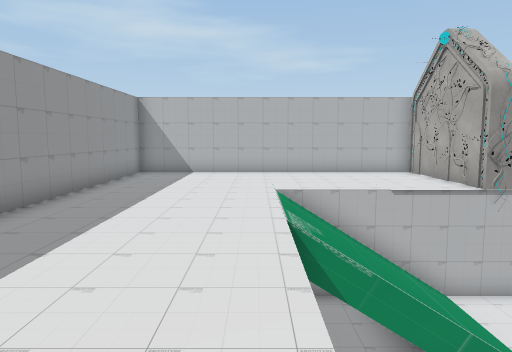
View 1 (above)

17 first-person views from a walk through a scene from a Unity 3-D project. The camera is 1.4 m above the floor, tilts 6° down and sees 70° across. The floor is counted in squares, 1 m on a side. Each view is taken from the middle of a square. On the plan, view 1 faces up. The plan holds only what a view shows up to about 16 squares ahead; the rest is blank. The place goes on beyond the plan. The player character is not drawn. Some surface patterns are stand-ins.

View 2
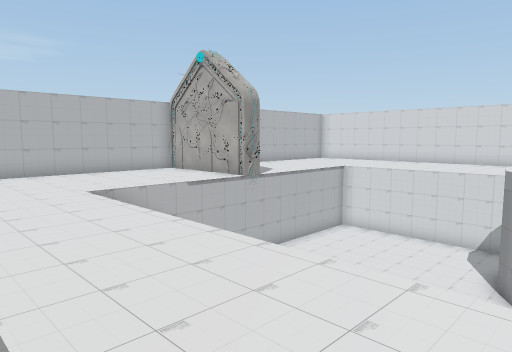

View 3
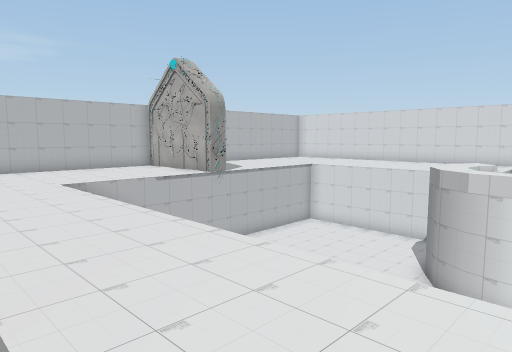

View 4
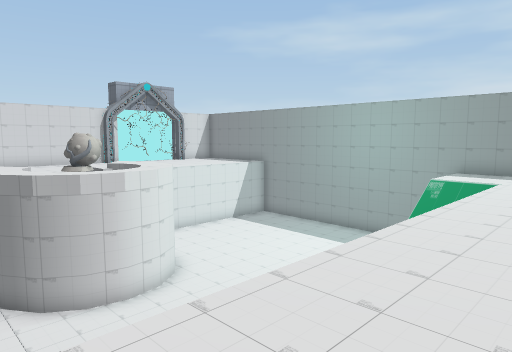

View 5
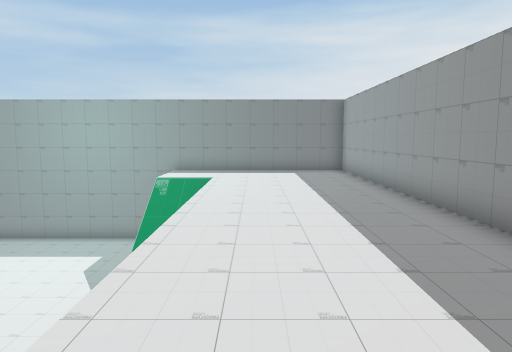

View 6
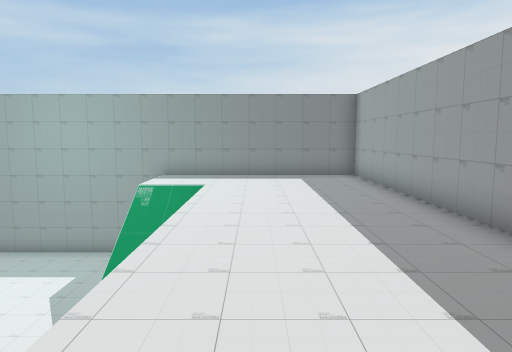

View 7
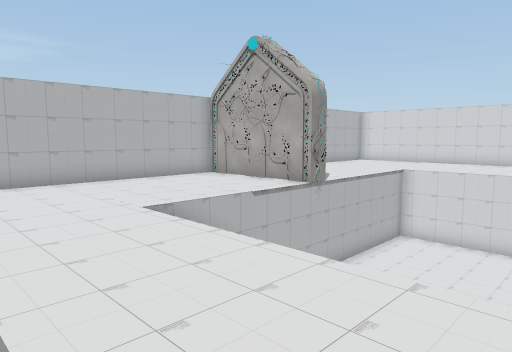

View 8
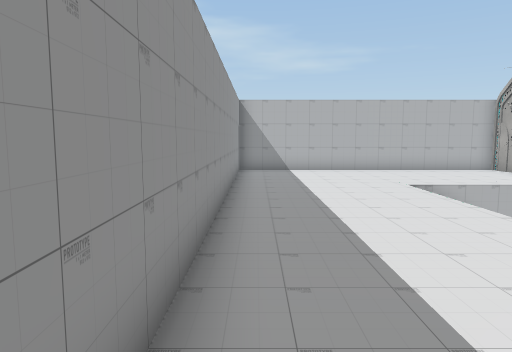

View 9
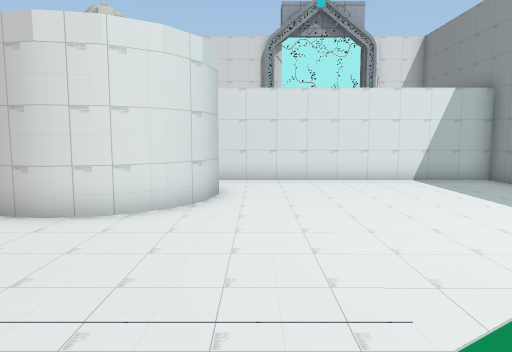

View 10
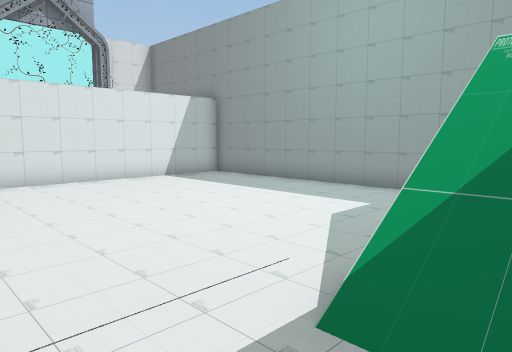

View 11
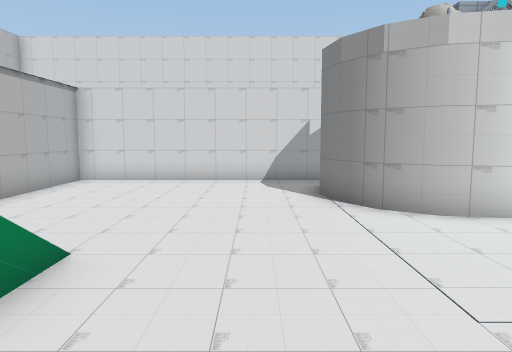

View 12
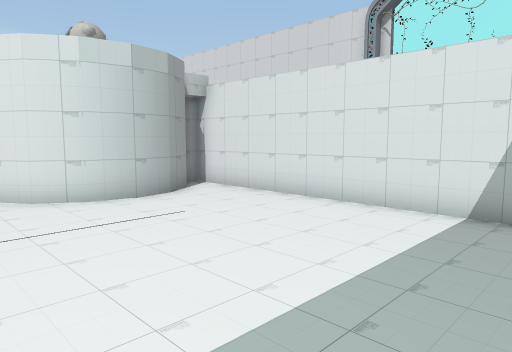

View 13
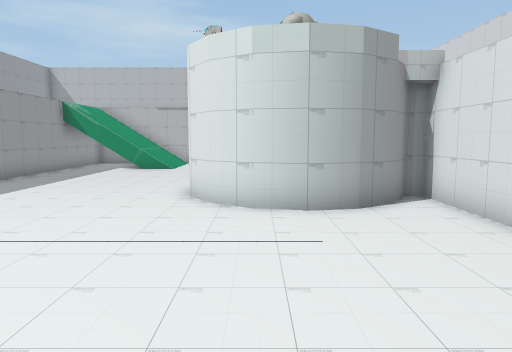

View 14
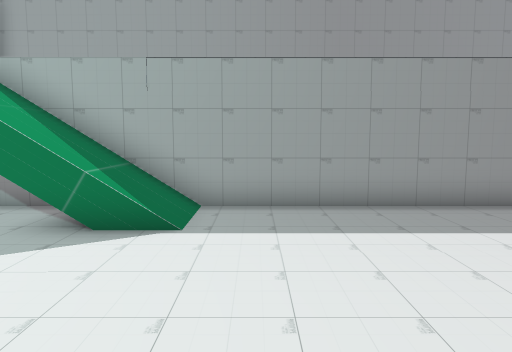

View 15
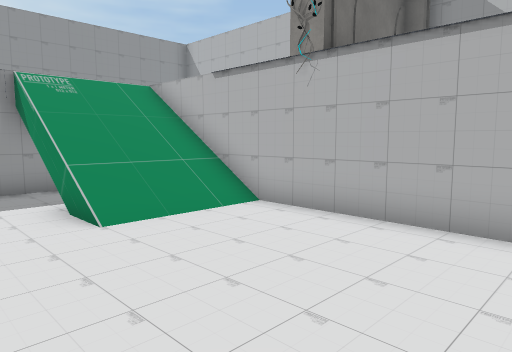

View 16
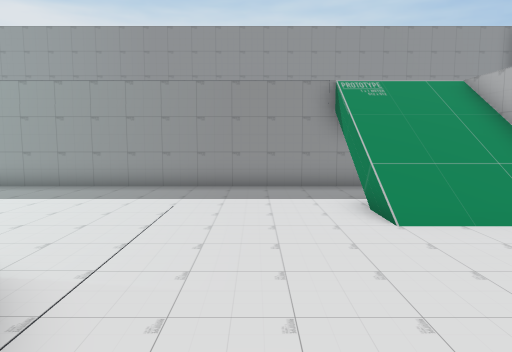

View 17
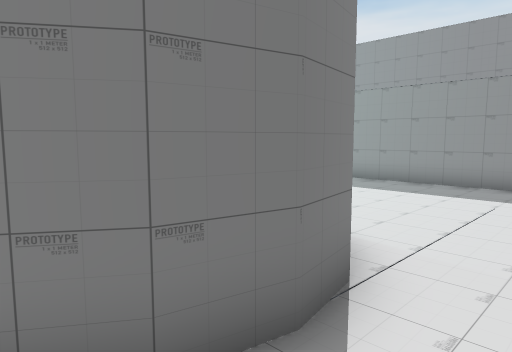

### Floor plan
Key: @ floor where view 1 was taken; # wall or solid block; . main floor; : floor 3 m higher than the main floor; / step, stairs or slope; O other object.
Columns run from 5 left of view 1 to 13 right of it. Each row starts with its distance up from view 1.
 15 #############
 14 #::::::::::O#
 13 #::::::::::##
 12 #::::::::::O
 11 #::::::::::##
 10 #:::::///::O#######
  9 #::::://///.......#
  8 #::::://///.......#
  7 #::::://///.......#
  6 #::::://///.......#
  5 #:::::............#
  4 #:::::............#
  3 #:::::............#
  2 #:::::.......######
  1 #:::::.......#
  0 #::::@......##
 -1 #:::::......##   ##
 -2 #:::::.......######
 -3 #:::::........###.#
 -4 #:::::............#
 -5 #::::://..........#
 -6 #::::://..........#
 -7 #::::://..........#
 -8 #::::://..........#
 -9 #:::::::..........#
-10 #::::::: .........#
-11 #::::::: .........#
-12 ###################

Where each view was taken, in squares from view 1:
view 1: 0 up, 0 right, facing up
view 2: 0 up, 3 left, facing up-right
view 3: 2 down, 3 left, facing up-right
view 4: 4 up, 2 left, facing down-right
view 5: 4 up, 1 left, facing down
view 6: 2 up, 1 left, facing down
view 7: 3 up, 3 left, facing up-right
view 8: 1 down, 4 left, facing up
view 9: 4 down, 1 right, facing right
view 10: 2 down, 1 right, facing down-right
view 11: 4 up, 1 right, facing right
view 12: 11 down, 6 right, facing up-right
view 13: 10 down, 9 right, facing up
view 14: 3 down, 8 right, facing left
view 15: 4 up, 11 right, facing up-left
view 16: 4 up, 11 right, facing left
view 17: 4 up, 12 right, facing down-left
